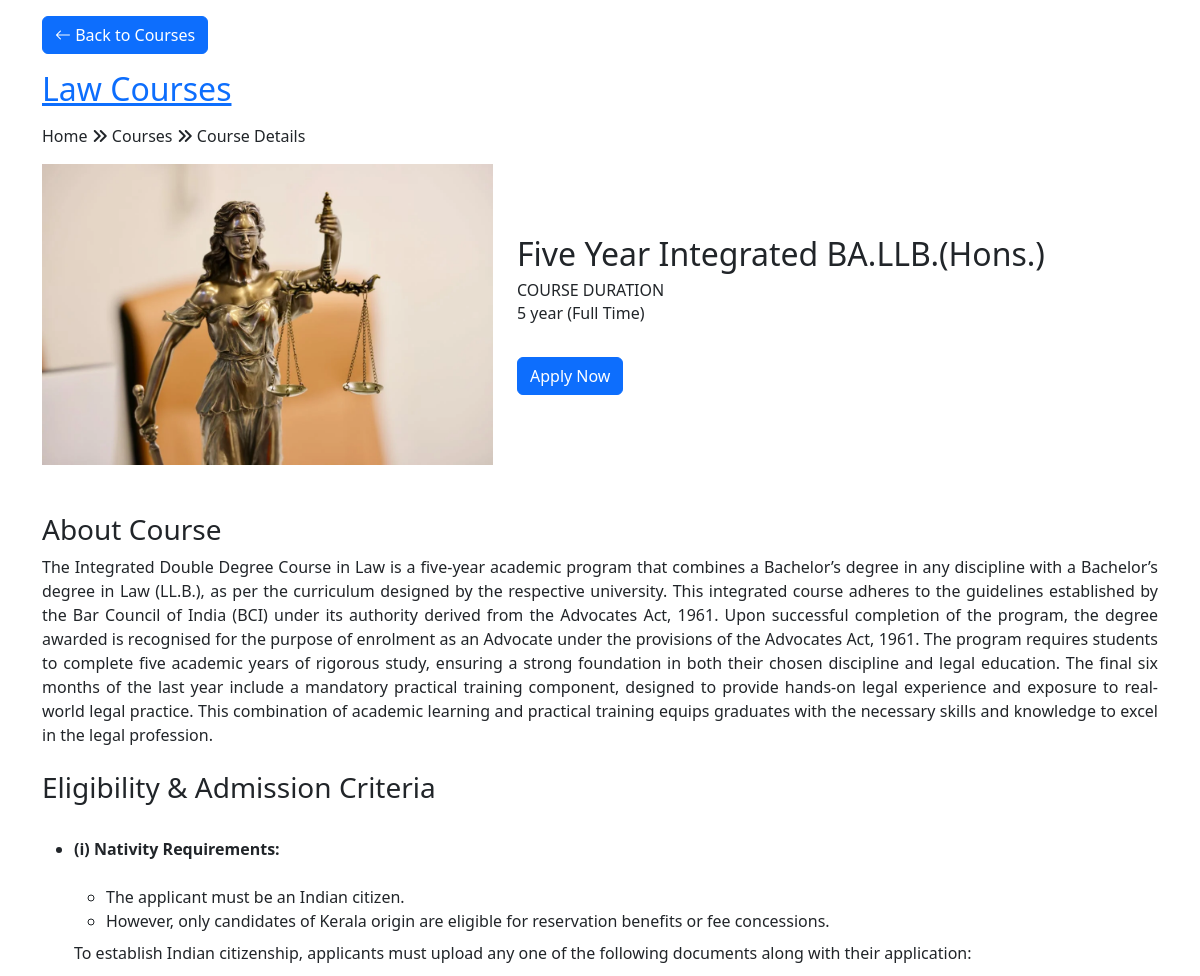
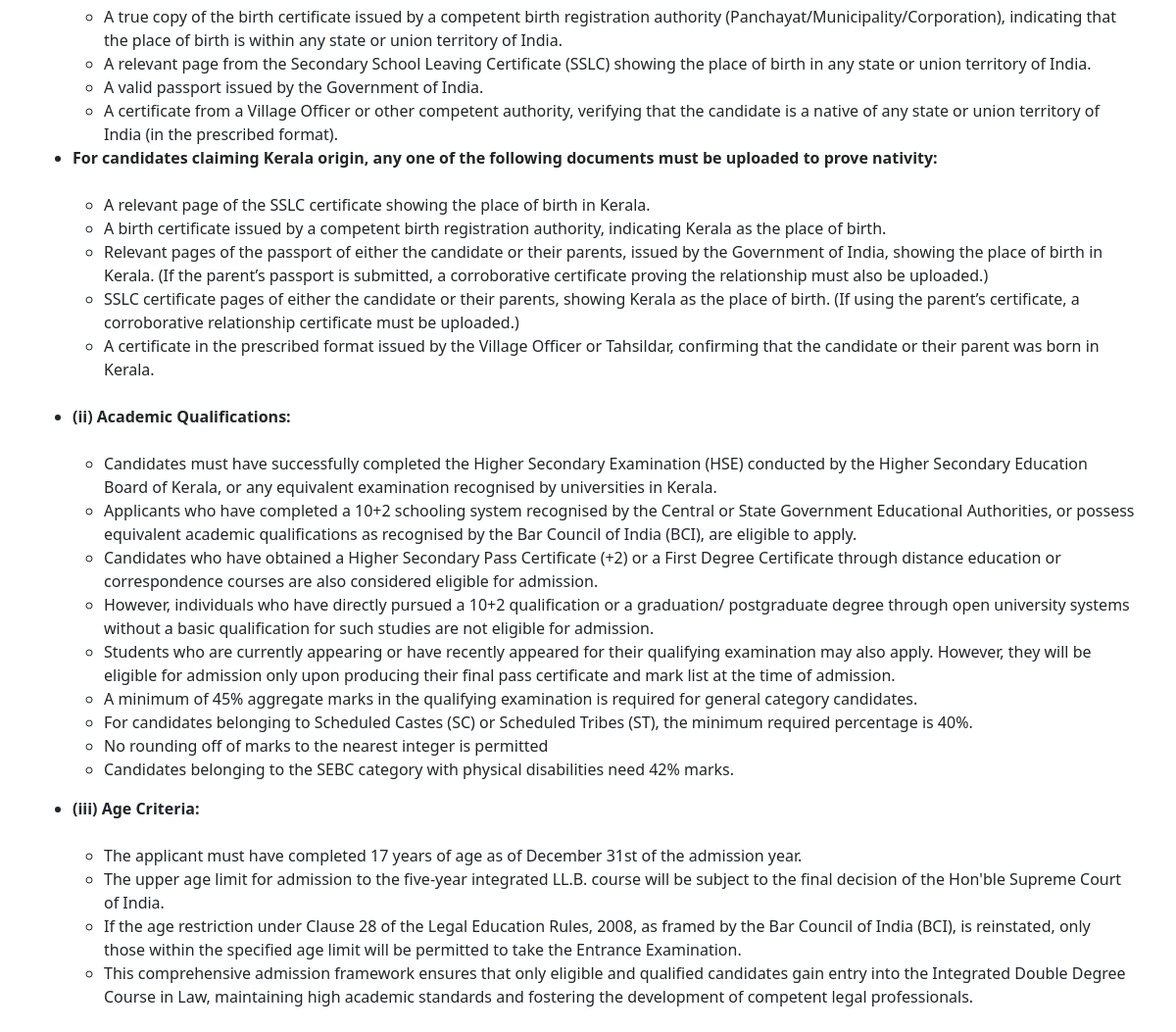
Screenshot of /fiveyears/1 with the database file from the repository (2 pictures, top to bottom).
### ilahia_app/models.py (models this page shows)
class Courses(models.Model):
    image = models.ImageField(upload_to='course_images/')
    course=models.CharField(max_length=200)
    description = models.TextField()
    duration=models.CharField(max_length=200)
    about=models.TextField()
    class Meta:
        verbose_name = "Course"
        verbose_name_plural = "Courses"

### ilahia_app/views.py (the view)
# urls.py: path("fiveyears/<int:id>", views.fiveyears, name="fiveyears"),
def fiveyears(request,id):
    details=Courses.objects.get(id=id)
    context={
        'details':details,
        }
    return render(request, "fiveyears.html",context)

### templates/fiveyears.html (shortened to what this page needs)
<!DOCTYPE html>
<html lang="en">
<head>
  <link href="https://cdn.jsdelivr.net/npm/bootstrap@5.3.2/dist/css/bootstrap.min.css" rel="stylesheet">
  <link rel="stylesheet" href="https://cdn.jsdelivr.net/npm/bootstrap-icons@1.11.1/font/bootstrap-icons.css">
    <link rel="stylesheet" href="https://cdnjs.cloudflare.com/ajax/libs/font-awesome/6.4.2/css/all.min.css">
</head>
<body>
  <div class="container mt-3">
    <a href="/courses" class="btn btn-primary mb-3">
      <i class="bi bi-arrow-left"></i> Back to Courses
    </a>
  </div>
  <section class="page-title-section overlay" data-background="static/images/title.jpeg">
    <div class="container">
      <div class="row">
        <div class="col-md-8">
          <ul class="list-inline custom-breadcrumb">
            <li class="list-inline-item">
              <a class="h2 text-primary font-secondary" href="/courses">Law Courses</a>
            </li>
          </ul>
          <p class="text-lighten">
            Home <i class="fa-solid fa-angles-right"></i> Courses <i class="fa-solid fa-angles-right"></i> Course
            Details
          </p>
        </div>
      </div>
    </div>
  </section>
  <section class="section-sm">
    <div class="container">
      <div class="row align-items-center mb-5">
        <div class="col-md-5">
          <img src="{{ details.image.url }}" class="img-fluid w-100" />
        </div>
        <div class="col-md-7">
          <h2>{{details.course}}</h2>
          <ul class="list-unstyled">
            <li class="d-flex align-items-center mb-3">
              <div>
                <h6 class="mb-0">COURSE DURATION</h6>
                <p class="mb-0">{{details.duration}}</p>
              </div>
            </li>
          </ul>
          <button class="btn btn-primary mt-3" onclick="openPopup()">Apply Now</button>
        </div>
      </div>
      <div class="col">
        <div class="col-12 mb-4">
          <h3>About Course</h3>
          <p class="text-justify" style="text-align: justify;">{{details.about}}</p>
        </div>
        <div class="mb-4">
          <h3>Eligibility & Admission Criteria</h3>
          <br>
          <ul class="list-styled">
            <li>
              <strong>(i) Nativity Requirements:</strong>
              <br>
              <br>
              <ul>
                <li>The applicant must be an Indian citizen.</li>
                <li>However, only candidates of Kerala origin are eligible for reservation benefits or fee
                  concessions. </li>
              </ul>
              <p class="mt-2">To establish Indian citizenship, applicants must upload any one of the following
                documents along with their application:</p>
              <ul>
                <li>A true copy of the birth certificate issued by a competent birth registration authority
                  (Panchayat/Municipality/Corporation), indicating that the place of birth is within any
                  state or union territory of India.</li>
                <li>A relevant page from the Secondary School Leaving Certificate (SSLC) showing the
                  place of birth in any state or union territory of India.</li>
                <li>A valid passport issued by the Government of India.</li>
                <li>A certificate from a Village Officer or other competent authority, verifying that the
                  candidate is a native of any state or union territory of India (in the prescribed format).</li>
              </ul>
            </li>
            <li>
              <strong> For candidates claiming Kerala origin, any one of the following documents must be
                uploaded to prove nativity:</strong>
              <br>
              <br>
              <ul>
                <li>A relevant page of the SSLC certificate showing the place of birth in Kerala.</li>
                <li>A birth certificate issued by a competent birth registration authority, indicating Kerala
                  as the place of birth.</li>
                <li>
                  Relevant pages of the passport of either the candidate or their parents, issued by the
                  Government of India, showing the place of birth in Kerala. (If the parent’s passport is
                  submitted, a corroborative certificate proving the relationship must also be uploaded.)</small>
                </li>
                <li>
                  SSLC certificate pages of either the candidate or their parents, showing Kerala as the
                  place of birth. (If using the parent’s certificate, a corroborative relationship certificate
                  must be uploaded.)</small>
                </li>
                <li>A certificate in the prescribed format issued by the Village Officer or Tahsildar,
                  confirming that the candidate or their parent was born in Kerala.</li>
              </ul>
            </li>
          </ul>
        </div>
        <div class="mb-4">
          <ul class="list-styled">
            <li class="mt-3">
              <strong>(ii) Academic Qualifications:</strong>
              <br>
              <br>
              <ul>
                <li>Candidates must have successfully completed the Higher Secondary Examination (HSE)
                  conducted by the Higher Secondary Education Board of Kerala, or any equivalent
                  examination recognised by universities in Kerala.</li>
                <li>Applicants who have completed a 10+2 schooling system recognised by the Central or
                  State Government Educational Authorities, or possess equivalent academic
                  qualifications as recognised by the Bar Council of India (BCI), are eligible to apply.</li>
                <li>Candidates who have obtained a Higher Secondary Pass Certificate (+2) or a First
                  Degree Certificate through distance education or correspondence courses are also
                  considered eligible for admission.</li>
                <li> However, individuals who have directly pursued a 10+2 qualification or a graduation/
                  postgraduate degree through open university systems without a basic qualification for
                  such studies are not eligible for admission.
                </li>
                <li>Students who are currently appearing or have recently appeared for their qualifying
                  examination may also apply. However, they will be eligible for admission only upon
                  producing their final pass certificate and mark list at the time of admission.</li>
                <li>A minimum of 45% aggregate marks in the qualifying examination is required for general
                  category candidates.</li>
                <li> For candidates belonging to Scheduled Castes (SC) or Scheduled Tribes (ST), the
                  minimum required percentage is 40%.</li>
                <li> No rounding off of marks to the nearest integer is permitted</li>
                <li>Candidates belonging to the SEBC category with physical disabilities need 42% marks.</li>
              </ul>
            </li>
            <li class="mt-3">
              <strong>(iii) Age Criteria:</strong>
              <br>
              <br>
              <ul>
                <li>The applicant must have completed 17 years of age as of December 31st of the
                  admission year.</li>
                <li>The upper age limit for admission to the five-year integrated LL.B. course will be subject
                  to the final decision of the Hon'ble Supreme Court of India.</li>
                <li>If the age restriction under Clause 28 of the Legal Education Rules, 2008, as framed by
                  the Bar Council of India (BCI), is reinstated, only those within the specified age limit will
                  be permitted to take the Entrance Examination.</li>
                <li>This comprehensive admission framework ensures that only eligible and qualified
                  candidates gain entry into the Integrated Double Degree Course in Law, maintaining high
                  academic standards and fostering the development of competent legal professionals.</li>
              </ul>
            </li>
          </ul>
        </div>
      </div>
    </div>
  </section>
</body>
</html>

### templates/fiveyears.html (style rules this page uses)
section.page-title-section.overlay[data-background='static/images/title.jpeg'] { background-image: url('static/images/title.jpeg') !important; background-size: cover; background-position: center; background-repeat: no-repeat; }

### rows the page displays
Courses: image (picture), course "Five Year Integrated BA.LLB.(Hons.)", duration "5 year (Full Time)", about "The Integrated Double Degree Course in Law is a five-year academic program that combines a Bachelor’s degree in any discipline with a Bachelor’s degree in Law (LL.B.), as per the curriculum designed by the respective university. This integrated course adheres to the guidelines established by the Bar Council of India (BCI) under its authority derived from the Advocates Act, 1961. Upon successful completion of the program, the degree awarded is recognised for the purpose of enrolment as an Advocate under the provisions of the Advocates Act, 1961. The program requires students to complete five academic years of rigorous study, ensuring a strong foundation in both their chosen discipline and…"
